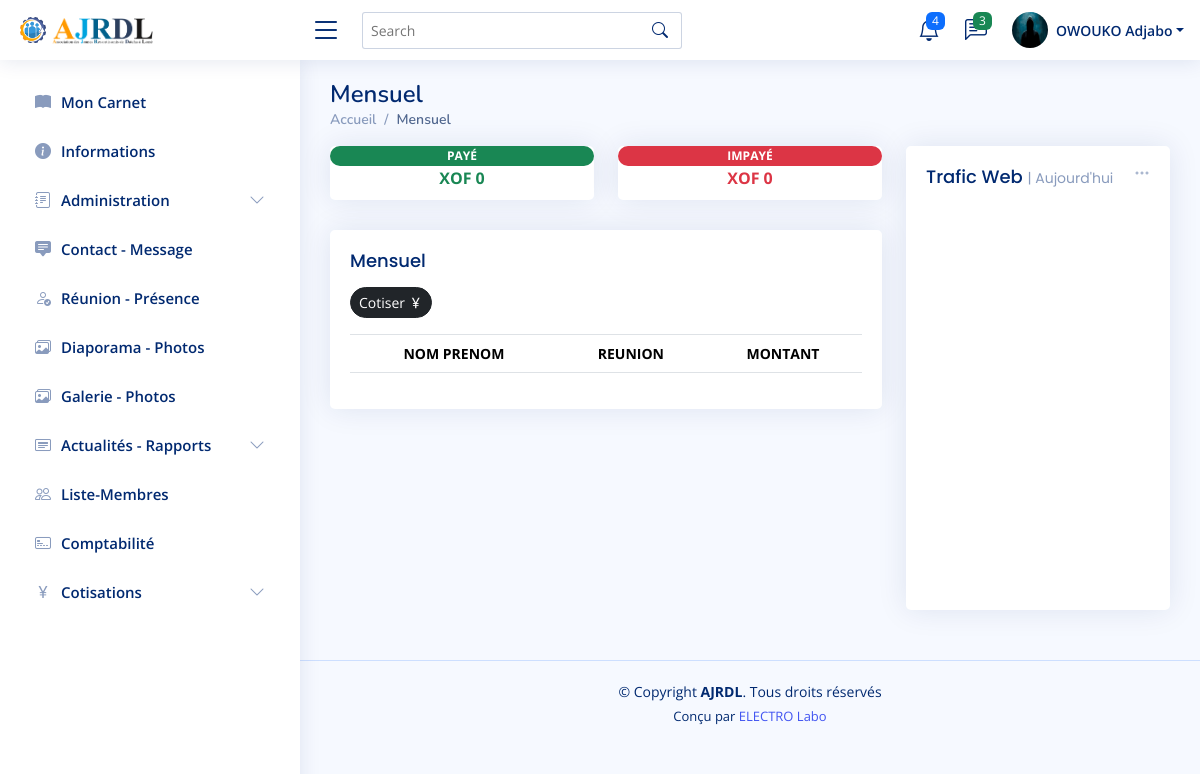
Page /comptabilite/mensuel/ (signed in) on the committed database.
### compte/models.py (models this page shows, shortened)
class Membre(AbstractUser): # Model d'utilisateur.
    username = None
    contact = PhoneNumberField(unique=True)
    email = models.EmailField(unique=True)
    ville = models.CharField(max_length=50)
    quartier = models.CharField(max_length=50)
    profession = models.CharField(max_length=50)
    naissance = models.DateField()
    photo = models.ImageField(upload_to='membre/identite/', height_field=None, width_field=None, max_length=None)
    adhesion = models.DateField(auto_now=False, auto_now_add=False)
    USERNAME_FIELD = 'email'
    REQUIRED_FIELDS = []
    objects = CustomUserManager()

class Profile(models.Model):
    membre = models.OneToOneField(Membre, on_delete=models.CASCADE)
    image = models.ImageField(default='default.jpg', upload_to='membre/profile')

### cotisation/views.py (the view)
# urls.py: path('mensuel/', mensuelPage, name='mensuel'),
@user_passes_test(administrateur, login_url='connecte')
def mensuelPage(request): # Page du mensuel.
    mensuel = Mensuel.objects.all()
    payer_mensuel = Mensuel.objects.filter(paye=True).aggregate(Sum('montant'))['montant__sum']
    impayer_mensuel = Mensuel.objects.filter(paye=False).aggregate(Sum('montant'))['montant__sum']
    if payer_mensuel is None:
        payer_mensuel = 0
    if impayer_mensuel is None:
        impayer_mensuel = 0
    return render(request, 'cotisation/mensuel.html', {
        'mensuel':mensuel,
        'payer_mensuel':payer_mensuel,
        'impayer_mensuel':impayer_mensuel
        })

### compte/tests.py (called while the page is built)
def administrateur(user):
    return user.is_staff

### cotisation/templates/cotisation/mensuel.html (shortened to what this page needs)
{% extends "compte/base.html" %}
{% block header_membre %}{% include "compte/header.html" %}{% endblock %}
{% block body_membre %}
    <main id="main" class="main">
        <div class="pagetitle">
            <h1>Mensuel</h1>
            <nav>
                <ol class="breadcrumb">
                    <li class="breadcrumb-item"><a href="{% url 'accueil' %}">Accueil</a></li>
                    <li class="breadcrumb-item active">Mensuel</li>
                </ol>
            </nav>
        </div>
        <section class="section dashboard">
            <div class="row">
                <div class="col-lg-8">
                    <div class="row">
                        <div class="col-xxl-4 col-md-6">
                            <div class="card info-card revenue-card">
                                <span class="badge rounded-pill bg-success text-white">
                                    <marquee behavior="alternate">PAYÉ</marquee>
                                </span>
                                <strong class="text-success text-center">
                                    XOF {{ payer_mensuel }}
                                </strong>
                            </div>
                        </div>
                        <div class="col-xxl-4 col-md-6">
                            <div class="card info-card revenue-card">
                                <span class="badge rounded-pill bg-danger text-white">
                                    <marquee behavior="alternate">IMPAYÉ</marquee>
                                </span>
                                <strong class="text-danger text-center">
                                    XOF {{ impayer_mensuel }}
                                </strong>
                            </div>
                        </div>
                        <div class="col-12">
                            <div class="card recent-sales overflow-auto">
                                <div class="card-body">
                                    <h5 class="card-title mb-0">Mensuel</h5>
                                    <button class="btn btn-dark btn-sm mb-3 rounded-pill">
                                        <a class="text-white" href="{% url "mensuel_ajoute" %}">Cotiser </a> <i class="bi bi-currency-yen"></i>
                                    </button>
                                    <table class=" table table-striped text-nowrap table-bordered">
                                        <thead  class="text-center">
                                            <tr>
                                                <th>NOM PRENOM</th>
                                                <th>REUNION</th>
                                                <th>MONTANT</th>
                                            </tr>
                                        </thead>
                                    </table>
                                </div>
                            </div>
                        </div>
                    </div>
                </div>
                <div class="col-lg-4">
                    <div class="card">
                        <div class="filter">
                            <a class="icon" href="#" data-bs-toggle="dropdown"><i class="bi bi-three-dots"></i></a>
                        </div>
                        <div class="card-body pb-0">
                            <h5 class="card-title">Trafic Web <span>| Aujourd'hui</span></h5>
                            <div id="trafficChart" style="min-height: 400px;" class="echart"></div>
                        </div>
                    </div>
                </div>
            </div>
        </section>
    </main>
{% endblock %}
{% block footer_membre %}{% include "compte/footer.html" %}{% endblock %}

### compte/templates/compte/menu.html (shortened to what this page needs)
{% load static %}
<nav class="header-nav ms-auto">
    <ul class="d-flex align-items-center">
        <li class="nav-item dropdown">
            <a class="nav-link nav-icon" href="#" data-bs-toggle="dropdown">
                <i class="bi bi-bell"></i>
                <span class="badge bg-primary badge-number">4</span>
            </a>
        </li>
        <li class="nav-item dropdown">
            <a class="nav-link nav-icon" href="#" data-bs-toggle="dropdown">
                <i class="bi bi-chat-left-text"></i>
                <span class="badge bg-success badge-number">3</span>
            </a>
        </li>
        <li class="nav-item dropdown pe-3">
            <a class="nav-link nav-profile d-flex align-items-center pe-0" href="#" data-bs-toggle="dropdown">
                {% if user.profile.image.url %}
                    <img src="{{ user.profile.image.url }}" alt="Photo de profile" class="rounded-circle">
                {% else %}
                    <img src="{{ user.photo.url }}" alt="Photo de profile" class="rounded-circle">
                {% endif %}
                <span class="d-none d-md-block dropdown-toggle ps-2">{{ user.last_name }} {{ user.first_name }}</span>
            </a>
        </li>
    </ul>
</nav>

### static/compte/assets/css/style.css (style rules this page uses)
:root { scroll-behavior: smooth; }
body { font-family: "Open Sans", sans-serif; background: #f6f9ff; color: #444444; }
a { color: #4154f1; text-decoration: none; }
h1, h2, h3, h4, h5, h6 { font-family: "Nunito", sans-serif; }
#main { margin-top: 60px; padding: 20px 30px; transition: all 0.3s; }
.pagetitle { margin-bottom: 10px; }
.pagetitle h1 { font-size: 24px; margin-bottom: 0; font-weight: 600; color: #012970; }
.card { margin-bottom: 30px; border: none; border-radius: 5px; box-shadow: 0px 0 30px rgba(1, 41, 112, 0.1); }
.card-title { padding: 20px 0 15px 0; font-size: 18px; font-weight: 500; color: #012970; font-family: "Poppins", sans-serif; }
.card-title span { color: #899bbd; font-size: 14px; font-weight: 400; }
.card-body { padding: 0 20px 20px 20px; }
.breadcrumb { font-size: 14px; font-family: "Nunito", sans-serif; color: #899bbd; font-weight: 600; }
.breadcrumb a { color: #899bbd; transition: 0.3s; }
.breadcrumb .breadcrumb-item::before { color: #899bbd; }
.breadcrumb .active { color: #51678f; font-weight: 600; }
.header-nav ul { list-style: none; }
.header-nav>ul { margin: 0; padding: 0; }
.header-nav .nav-icon { font-size: 22px; color: #012970; margin-right: 25px; position: relative; }
.header-nav .nav-profile { color: #012970; }
.header-nav .nav-profile img { max-height: 36px; }
.header-nav .nav-profile span { font-size: 14px; font-weight: 600; }
.header-nav .badge-number { position: absolute; inset: -2px -5px auto auto; font-weight: normal; font-size: 12px; padding: 3px 6px; }
@media (min-width: 1200px) { #main, #footer { margin-left: 300px; } }
.dashboard .filter { position: absolute; right: 0px; top: 15px; }
.dashboard .filter .icon { color: #aab7cf; padding-right: 20px; padding-bottom: 5px; transition: 0.3s; font-size: 16px; }
.dashboard .info-card { padding-bottom: 10px; }
.dashboard .recent-sales { font-size: 14px; }
.dashboard .recent-sales .table thead { background: #f6f6fe; }
.dashboard .recent-sales .table thead th { border: 0; }

### rows in the picture
Membre: profile.image (placeholder picture), last_name "OWOUKO", first_name "Adjabo"

### other values in the picture
{{ payer_mensuel }} "0"
{{ impayer_mensuel }} "0"
